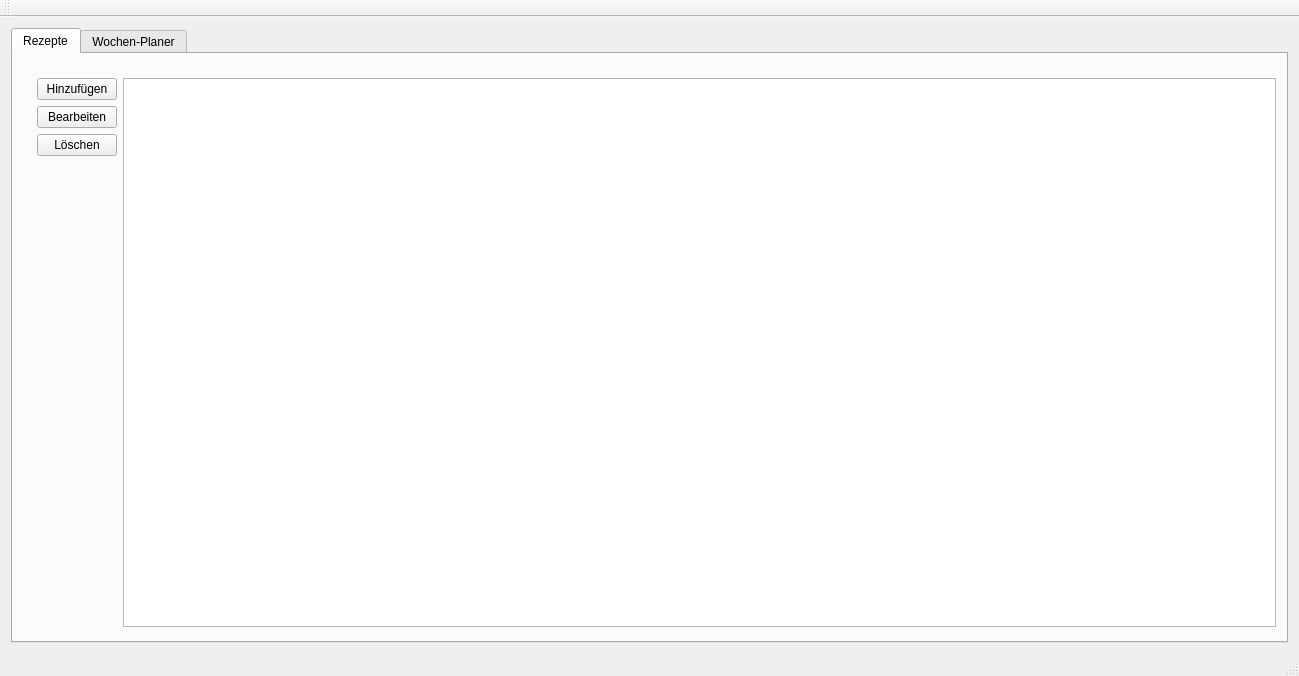
<?xml version="1.0" encoding="UTF-8"?>
<ui version="4.0">
 <class>MainWindow</class>
 <widget class="QMainWindow" name="MainWindow">
  <property name="geometry">
   <rect>
    <x>0</x>
    <y>0</y>
    <width>1299</width>
    <height>676</height>
   </rect>
  </property>
  <property name="windowTitle">
   <string>MainWindow</string>
  </property>
  <widget class="QWidget" name="centralWidget">
   <layout class="QGridLayout" name="gridLayout">
    <item row="0" column="0">
     <widget class="QTabWidget" name="tabWidget">
      <property name="currentIndex">
       <number>0</number>
      </property>
      <widget class="QWidget" name="tab">
       <attribute name="title">
        <string>Rezepte</string>
       </attribute>
       <widget class="QWidget" name="">
        <property name="geometry">
         <rect>
          <x>13</x>
          <y>13</y>
          <width>1261</width>
          <height>571</height>
         </rect>
        </property>
        <layout class="QHBoxLayout" name="horizontalLayout">
         <item>
          <layout class="QVBoxLayout" name="verticalLayout">
           <item>
            <widget class="QPushButton" name="btn_hinzufuegen">
             <property name="text">
              <string>Hinzufügen</string>
             </property>
            </widget>
           </item>
           <item>
            <widget class="QPushButton" name="btn_bearbeiten">
             <property name="text">
              <string>Bearbeiten</string>
             </property>
            </widget>
           </item>
           <item>
            <widget class="QPushButton" name="btn_loeschen">
             <property name="text">
              <string>Löschen</string>
             </property>
            </widget>
           </item>
           <item>
            <spacer name="verticalSpacer">
             <property name="orientation">
              <enum>Qt::Vertical</enum>
             </property>
             <property name="sizeHint" stdset="0">
              <size>
               <width>20</width>
               <height>40</height>
              </size>
             </property>
            </spacer>
           </item>
          </layout>
         </item>
         <item>
          <widget class="QListWidget" name="recipesList"/>
         </item>
        </layout>
       </widget>
      </widget>
      <widget class="QWidget" name="tab_2">
       <attribute name="title">
        <string>Wochen-Planer</string>
       </attribute>
      </widget>
     </widget>
    </item>
   </layout>
  </widget>
  <widget class="QToolBar" name="mainToolBar">
   <attribute name="toolBarArea">
    <enum>TopToolBarArea</enum>
   </attribute>
   <attribute name="toolBarBreak">
    <bool>false</bool>
   </attribute>
  </widget>
  <widget class="QStatusBar" name="statusBar"/>
 </widget>
 <layoutdefault spacing="6" margin="11"/>
 <resources/>
 <connections/>
</ui>
